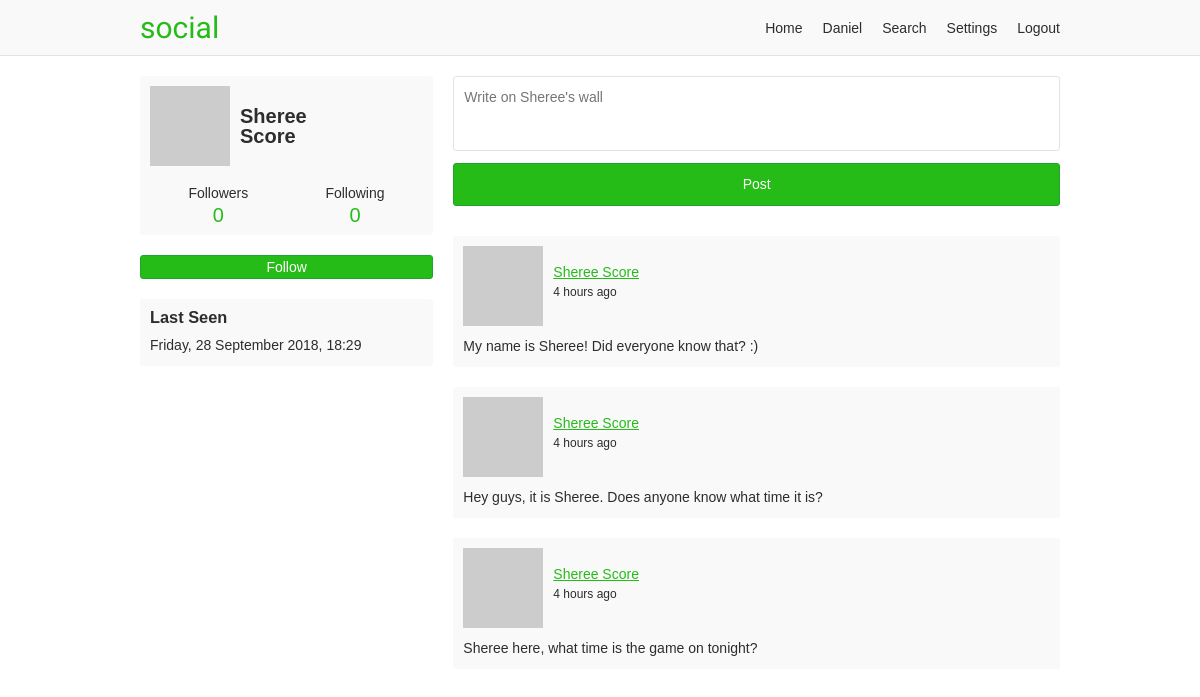
Screenshot of /f65553ae70f9e10c4ae6acfc06a67ea9 (signed in) with the database file from the repository.
### app/users/models/user.py (models this page shows, shortened)
class User(UserMixin, db.Model, BaseModel):
    username = db.Column(db.String(35), nullable=False, unique=True)
    email = db.Column(db.String(255), nullable=False, unique=True)
    password = db.Column(db.String(128), nullable=False)
    first_name = db.Column(db.String(35), nullable=False)
    last_name = db.Column(db.String(35), nullable=False)
    about_me = db.Column(db.Text)
    last_seen = db.Column(db.DateTime, default=datetime.utcnow)
    posts_per_page = db.Column(db.Integer, default=10, nullable=False)
    full_name = column_property(first_name + " " + last_name)
    followed = db.relationship(
        'User',
        secondary=followers,
        primaryjoin='followers.c.follower_id == User.id',
        secondaryjoin='followers.c.followed_id == User.id',
        backref=db.backref('followers', lazy='dynamic'),
        lazy='dynamic')
    post_author = db.relationship(
        'Post',
        foreign_keys='Post.author_id',
        backref='author', lazy='dynamic')
    post_recipient = db.relationship(
        'Post',
        foreign_keys='Post.recipient_id',
        backref='recipient', lazy='dynamic')
    def is_following(self, user):
        return self.followed.filter(
            followers.c.followed_id == user.id).count() > 0
    @property
    def get_followers(self):
        return self.followers.filter_by(active=True)
    @property
    def get_followed(self):
        return self.followed.filter_by(active=True)
    @property
    def profile_posts(self):
        return Post.query.join(User, User.id == Post.author_id).filter(
            Post.recipient_id == self.id, User.active == True, # noqa
            Post.active == True)
    def avatar(self, size):
        digest = md5(self.email.lower().encode('utf-8')).hexdigest()
        return 'https://www.gravatar.com/avatar/{}?d=monsterid&s={}'.format(
            digest, size)

### app/users/models/post.py (models this page shows, shortened)
class Post(db.Model, BaseModel):
    body = db.Column(db.Text)
    author_id = db.Column(db.Integer, db.ForeignKey('user.id'))
    recipient_id = db.Column(db.Integer, db.ForeignKey('user.id'))

### app/users/views.py (the view)
@users.route('/<username>', methods=['GET', 'POST'])
@login_required
def profile(username):
    user = User.query.filter_by(username=username, active=True).first_or_404()
    form = PostForm()
    if form.validate_on_submit():
        post = Post(body=form.body.data, author=current_user,
                    recipient=user)
        post.commit()
        flash('Your post is now live!')
        return redirect(url_for('users.profile', username=username))
    page = request.args.get('page', 1, type=int)
    posts = user.profile_posts.order_by(
        Post.created.desc()).paginate(
            page, current_user.posts_per_page, False)
    return render_template('users/profile.html', user=user, posts=posts,
                           form=form)

### app/users/forms.py
class PostForm(FlaskForm):
    body = TextAreaField('Say something', validators=[DataRequired()])
    submit = SubmitField('Post')

### app/models.py (called while the page is built)
    def commit(self):
        try:
            db.session.add(self)
            db.session.commit()
            return self
        except Exception as E:
            db.session.rollback()
            raise E

### app/users/models/user.py (called while the page is built)
@login.user_loader
def load_user(id):
    return User.query.get(int(id))

### app/users/views.py (called while the page is built)
@users.before_request
def before_request():
    if current_user.is_authenticated:
        if not current_user.active:
            return redirect(url_for('static_views.logout'))
        current_user.last_seen = datetime.utcnow()
        current_user.commit()

### app/templates/users/profile.html (shortened to what this page needs)
{% extends "/base.html" %}
{% from "/_macros.html" import render_pagination %}
{% block content %}
<div class="grid-container">
  {% include "/users/_profile-info.html" %}
  <div class="profile-content">
    {% if current_user != user %}
    <form method="post" novalidate>
      <div class="input-container">
        {% if form.body.errors %}
        {{ form.body(class="input-error", placeholder="Write on {}'s wall".format(user.first_name)) }}
        <p>{{ form.body.errors[0] }}</p>
        {% else %}
        {{ form.body(placeholder="Write on {}'s wall".format(user.first_name)) }}
        {% endif %}
      </div>
      {{ form.submit }}
    </form>
    {% endif %}
    {% if posts.items %}
      {% for post in posts.items %}
      {% include "/users/_post.html" %}
      {% endfor %}
    {% endif %}
  </div>
</div>
{% endblock %}

### app/templates/base.html (shortened to what this page needs)
<!doctype html>
<html lang="en">
<head>
  <link rel="stylesheet" href="{{ url_for('static', filename='css/layout.css') }}">
</head>
<body>
<div class="header-container">
  <header class="site-header responsive-container">
    <h1 class="branding"><a href="{{ url_for('static_views.index') }}">{{ APP_NAME }}</a></h1>
    {% if current_user.is_authenticated %}
    <ul class="primary-nav">
      <li><a href="{{ url_for('users.home') }}">Home</a></li>
      <li><a href="{{ url_for('users.profile', username=current_user.username) }}">{{ current_user.first_name }}</a></li>
      <li><a href="{{ url_for('users.search') }}">Search</a></li>
      <li><a href="{{ url_for('users.settings_account') }}">Settings</a></li>
      <li><a href="{{ url_for('static_views.logout') }}">Logout</a></li>
    </ul>
    {% endif %}
  </header>
</div>
<div class="responsive-container">
{% block content %}
{% endblock %}
</div>
</body>
</html>

### app/templates/users/_profile-info.html (shortened to what this page needs)
<div class="profile-aside">
  <div class="profile-info-container">
    <a class="profile-info" href="{{ url_for('users.profile', username=user.username) }}">
      <img src="{{ user.avatar(60) }}">
      <h2>{{ user.first_name }}<br>{{ user.last_name }}</h1>
    </a>
    <div class="user-numbers user-numbers-profile">
      <a href="{{ url_for('users.followers', username=user.username) }}">
        Followers <span>{{ user.get_followers.count() }}</span>
      </a>
      <a href="{{ url_for('users.following', username=user.username) }}">
        Following <span>{{ user.get_followed.count() }}</span>
      </a>
    </div>
  </div>
  {% if current_user != user %}
    {% if current_user.is_following(user) %}
    <a class="profile-follow button" href="{{ url_for('users.user_action', username=user.username, action='unfollow') }}">
      Unfollow
    </a>
    {% else %}
    <a class="profile-follow button" href="{{ url_for('users.user_action', username=user.username, action='follow') }}">
      Follow
    </a>
    {% endif %}
  {% endif %}
  {% if user.last_seen and not current_user == user %}
  <div class="last-seen-container">
    <h3>Last Seen</h3>
    <p>{{ moment(user.last_seen).format('dddd, D MMMM YYYY, H:mm') }}</p>
  </div>
  {% endif %}
</div>

### app/templates/users/_post.html (shortened to what this page needs)
<div class="post">
  <div class="post-header">
    <img src="{{ post.author.avatar(40) }}">
    <p class="post-info">
      <a href="{{ url_for('users.profile', username=post.author.username) }}">{{ post.author.full_name }}</a>
      <time>{{ moment(post.created).fromNow() }}</time>
    </p>
  </div>
  <p class="post-body">{{ post.body }}</p>
</div>

### app/static/css/layout.css (style rules this page uses)
:root { --green: #26bc18; --dark-green: #21a42f; --light-gray: #f9f9f9; --dark-gray: #e3e3e3; --light-green: #e9ffe0; --green-border: #c9ffb2; --green-text: #335922; --text-color: #2d2d2d; --white: #fff; --red: #cc0000; }
*, *::before, *::after { box-sizing: border-box; }
html { font-family: sans-serif; font-size: 62.5%; }
article, aside, figcaption, figure, footer, header, hgroup, main, nav, section { display: block; }
body { margin: 0; color: var(--text-color); font-size: 1.4rem; line-height: 1; }
h1, h2, h3, h4, h5, h6 { margin: 0 0 10px 0; }
p, ol, ul, dl { margin: 0 0 10px 0; padding: 0; }
p { line-height: 1.5; }
img { display: block; }
ol, ul { list-style: none; }
a, a:link { color: var(--green); ext-decoration: none; }
.button, .button:link { display: block; padding: 4px 9px; text-align: center; background-color: var(--green); border: 1px solid var(--dark-green); border-radius: 3px; color: var(--white); text-decoration: none; }
.responsive-container { margin: 0 auto; max-width: 960px; padding: 0 20px; }
.grid-container { display: grid; grid-template-columns: repeat(12, [col-start] 1fr); grid-gap: 20px; }
.grid-container > .profile-aside, .grid-container > .profile-content, .grid-container > .settings-aside, .grid-container > .settings-content, .grid-container > .index-content, .grid-container > .index-registration { grid-column: col-start / -1; }
@media (min-width: 768px) { .grid-container > .profile-aside { grid-column: col-start / span 4; } }
@media (min-width: 768px) { .grid-container > .profile-content { grid-column: col-start 5 / span 8; } }
input, textarea { display: inline-block; padding: 10px; width: 100%; border: 1px solid var(--dark-gray); border-radius: 3px; font-family: inherit; font-size: inherit; line-height: 1.5; }
textarea { height: 75px; resize: none; }
input[type=submit] { margin-bottom: 10px; background-color: var(--green); border-color: var(--dark-green); color: var(--white); }
.input-container { margin-bottom: 10px; }
.header-container { margin-bottom: 20px; background-color: var(--light-gray); border-bottom: 1px solid var(--dark-gray); }
.header-container .site-header { align-items: center; display: flex; }
.branding { margin: 0; padding: 10px 0; }
.branding a { font: 30px "Fredoka One"; text-decoration: none; }
.primary-nav { display: flex; margin: 0 0 0 auto; }
.primary-nav li { padding: 0 10px; }
.primary-nav li:last-child { padding-right: 0; }
.primary-nav a { color: var(--text-color); text-decoration: none; }
.post { margin-bottom: 20px; padding: 10px; position: relative; background-color: var(--light-gray); border-radius: 3px; }
.profile-content > form { margin-bottom: 20px; }
.post .post-header { align-items: center; display: flex; }
.post .post-header img { align-self: flex-start; }
.post .post-header time { display: block; font-size: 1.2rem; }
.post .post-info { margin-left: 10px; }
.post .post-body { margin: 10px 0 0; }
.profile-info-container, .about-container, .last-seen-container, .recent-posts-container { padding: 10px; margin-bottom: 20px; background-color: var(--light-gray); border-radius: 3px; }
.about-container > p, .last-seen-container > p { margin-bottom: 0; }
.profile-info { align-items: center; display: flex; margin-bottom: 20px; overflow: hidden; }
.profile-info, .profile-info:link { color: var(--text-color); text-decoration: none; }
.profile-info > h2 { margin: 0 0 0 10px; font-size: 20px; }
.user-numbers { display: flex; text-align: center; }
.user-numbers > a { color: var(--text-color); text-decoration: none; }
.user-numbers-profile > a { width: 50%; }
.user-numbers > a span { display: block; margin-top: 5px; color: var(--green); font-size: 20px; }
.profile-follow { margin-bottom: 20px; width: 100%; }

### rows the page displays
User: first_name "Daniel"
User: first_name "Sheree", last_name "Score", last_seen "Friday, 28 September 2018, 18:29"
Post: author.full_name "Sheree Score", created "4 hours ago", body "My name is Sheree! Did everyone know that? :)"
Post: author.full_name "Sheree Score", created "4 hours ago", body "Hey guys, it is Sheree. Does anyone know what time it is?"
Post: author.full_name "Sheree Score", created "4 hours ago", body "Sheree here, what time is the game on tonight?"

### other values shown
{{ APP_NAME }} "social"
{{ user.get_followers.count() }} "0"
{{ user.get_followed.count() }} "0"
